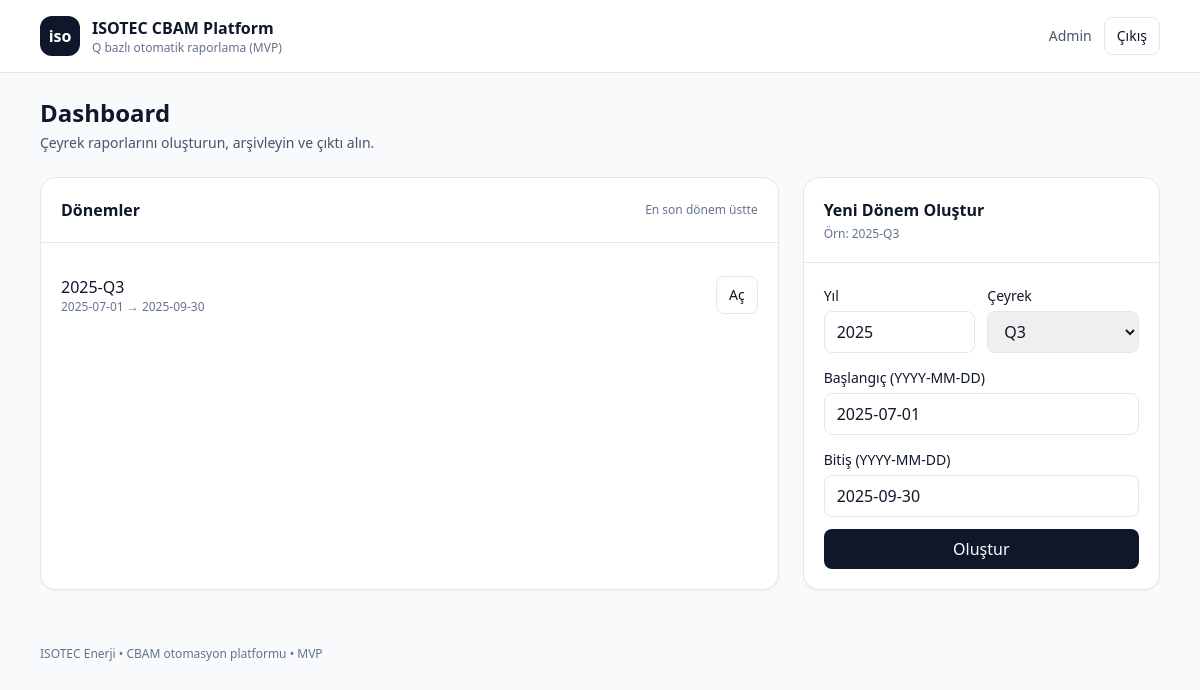
The app's page /dashboard (signed in) with its own data.
### app/models.py (models this page shows)
class User(Base):
    __tablename__ = "users"
    id = Column(Integer, primary_key=True)
    email = Column(String, unique=True, nullable=False, index=True)
    password_hash = Column(String, nullable=False)
    full_name = Column(String, default="")
    role = Column(String, default="user")  # admin | user
    is_active = Column(Boolean, default=True)
    created_at = Column(DateTime, default=datetime.utcnow)

class Period(Base):
    __tablename__ = "periods"
    id = Column(Integer, primary_key=True)
    year = Column(Integer, nullable=False)
    quarter = Column(Integer, nullable=False)  # 1..4
    start_date = Column(Date, nullable=False)
    end_date = Column(Date, nullable=False)
    installation_name = Column(String, default="ISOTEC Enerji San. ve Tic. Ltd. Şti.")
    installation_name_en = Column(String, default="ISOTEC Enerji San. ve Tic. Ltd. Şti.")
    street_number = Column(String, default="Çerkeşli OSB")
    economic_activity = Column(String, default="Solar mounting systems manufacturing")
    post_code = Column(String, default="")
    po_box = Column(String, default="")
    city = Column(String, default="Dilovası, Kocaeli")
    country = Column(String, default="Turkey")
    unlocode = Column(String, default="TRIST")
    latitude = Column(String, default="40.9")
    longitude = Column(String, default="29.1")
    data_quality = Column(Text, default="")
    default_values_justification = Column(Text, default="")
    quality_assurance = Column(Text, default="")
    created_at = Column(DateTime, default=datetime.utcnow)
    energy = relationship("Energy", back_populates="period", uselist=False, cascade="all, delete-orphan")
    products = relationship("Product", back_populates="period", cascade="all, delete-orphan")
    uploads = relationship("Upload", back_populates="period", cascade="all, delete-orphan")

### app/main.py (the view)
@app.get("/dashboard", response_class=HTMLResponse)
def dashboard(request: Request, db: Session = Depends(get_db)):
    user = require_user(request, db)
    periods = db.query(Period).order_by(Period.year.desc(), Period.quarter.desc()).all()
    return templates.TemplateResponse("dashboard.html", {"request": request, "user": user, "periods": periods})

### app/templates/dashboard.html (shortened to what this page needs)
{% extends "base.html" %}
{% block content %}
<div class="flex items-start justify-between gap-4">
  <div>
    <h1 class="text-2xl font-semibold">Dashboard</h1>
    <p class="text-sm text-slate-600 mt-1">Çeyrek raporlarını oluşturun, arşivleyin ve çıktı alın.</p>
  </div>
</div>
<div class="grid lg:grid-cols-3 gap-6 mt-6">
  <div class="lg:col-span-2 bg-white rounded-2xl border shadow-sm">
    <div class="p-5 border-b flex items-center justify-between">
      <div class="font-semibold">Dönemler</div>
      <div class="text-xs text-slate-500">En son dönem üstte</div>
    </div>
    <div class="p-5">
      {% if periods %}
        <div class="divide-y">
          {% for p in periods %}
          <div class="py-3 flex items-center justify-between">
            <div>
              <div class="font-medium">{{ p.year }}-Q{{ p.quarter }}</div>
              <div class="text-xs text-slate-500">{{ p.start_date }} → {{ p.end_date }}</div>
            </div>
            <a class="px-3 py-2 rounded-lg border hover:bg-slate-50 text-sm" href="/period/{{ p.id }}">Aç</a>
          </div>
          {% endfor %}
        </div>
      {% else %}
        <div class="text-sm text-slate-600">Henüz dönem yok. Sağdan yeni dönem oluşturun.</div>
      {% endif %}
    </div>
  </div>
  <div class="bg-white rounded-2xl border shadow-sm">
    <div class="p-5 border-b">
      <div class="font-semibold">Yeni Dönem Oluştur</div>
      <div class="text-xs text-slate-500 mt-1">Örn: 2025-Q3</div>
    </div>
    <form class="p-5 space-y-3" method="post" action="/period/create">
      <div class="grid grid-cols-2 gap-3">
        <div>
          <label class="text-sm font-medium">Yıl</label>
          <input name="year" type="number" value="2025" class="mt-1 w-full px-3 py-2 rounded-lg border"/>
        </div>
        <div>
          <label class="text-sm font-medium">Çeyrek</label>
          <select name="quarter" class="mt-1 w-full px-3 py-2 rounded-lg border">
            <option value="3" selected>Q3</option>
          </select>
        </div>
      </div>
      <div>
        <label class="text-sm font-medium">Başlangıç (YYYY-MM-DD)</label>
        <input name="start_date" type="text" value="2025-07-01" class="mt-1 w-full px-3 py-2 rounded-lg border"/>
      </div>
      <div>
        <label class="text-sm font-medium">Bitiş (YYYY-MM-DD)</label>
        <input name="end_date" type="text" value="2025-09-30" class="mt-1 w-full px-3 py-2 rounded-lg border"/>
      </div>
      <button class="w-full px-4 py-2 rounded-lg bg-slate-900 text-white hover:bg-slate-800">Oluştur</button>
    </form>
  </div>
</div>
{% endblock %}

### app/templates/base.html (shortened to what this page needs)
<!doctype html>
<html lang="tr">
<head>
  <script src="https://cdn.tailwindcss.com"></script>
</head>
<body class="bg-slate-50 text-slate-900">
  <div class="min-h-screen">
    <header class="bg-white border-b">
      <div class="max-w-6xl mx-auto px-4 py-4 flex items-center justify-between">
        <div class="flex items-center gap-3">
          <div class="w-10 h-10 rounded-xl bg-slate-900 text-white flex items-center justify-center font-bold">iso</div>
          <div>
            <div class="font-semibold">ISOTEC CBAM Platform</div>
            <div class="text-xs text-slate-500">Q bazlı otomatik raporlama (MVP)</div>
          </div>
        </div>
        {% if user %}
        <div class="flex items-center gap-3">
          <div class="text-sm text-slate-600">{{ user.full_name or user.email }}</div>
          <a class="text-sm px-3 py-2 rounded-lg border hover:bg-slate-50" href="/logout">Çıkış</a>
        </div>
        {% endif %}
      </div>
    </header>
    <main class="max-w-6xl mx-auto px-4 py-6">
      {% block content %}{% endblock %}
    </main>
    <footer class="max-w-6xl mx-auto px-4 py-8 text-xs text-slate-500">
      ISOTEC Enerji • CBAM otomasyon platformu • MVP
    </footer>
  </div>
</body>
</html>

### records on screen
User: full_name "Admin"
Period: year "2025", quarter "3", start_date "2025-07-01", end_date "2025-09-30"
